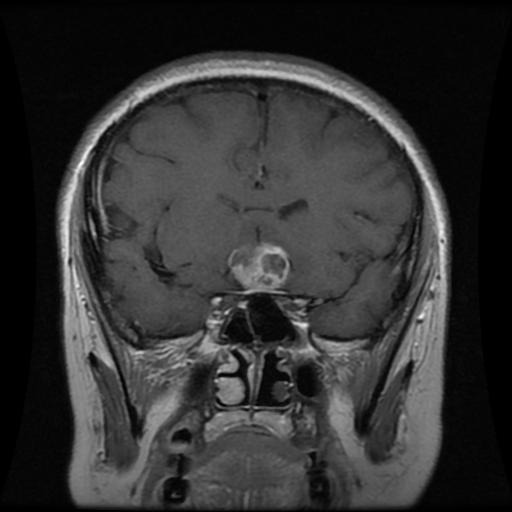
#> input picture Img-01.jpg, 512 x 512 px
$ python 'Case 1.py'
#> lines starting #> are read from the running program, lines starting #| are printed output that depends on the picture
import cv2
import numpy as np
import matplotlib.pyplot as plt

# --- Load original image ---
image_path = "Img-01.jpg"
img = cv2.imread(image_path)
#> img is the input picture: shape (512, 512, 3); min 0, max 254, mean 50.1

if img is None:
    raise ValueError("Image not found. Check the file path.")

# --- Original RGB Image ---
plt.figure(figsize=(6,6))
plt.imshow(cv2.cvtColor(img, cv2.COLOR_BGR2RGB))
plt.title("Original RGB Image")
plt.axis("off")
plt.show()

# --- Check number of channels ---
if len(img.shape) == 2:
    channels = 1
else:
    channels = img.shape[2]
#> channels = 3
print("Number of channels:", channels)
#| Number of channels: 3

# --- Split and plot RGB channels ---
b, g, r = cv2.split(img)
print("Red channel shape:", r.shape)
#| Red channel shape: (512, 512)
print("Blue channel shape:", b.shape)
#| Blue channel shape: (512, 512)
print("Green channel shape:", g.shape)
#| Green channel shape: (512, 512)

plt.figure(figsize=(12, 4))

plt.subplot(1, 3, 1)
plt.imshow(r, cmap='Reds')
plt.title("Red Channel")
plt.axis("off")

plt.subplot(1, 3, 2)
plt.imshow(g, cmap='Greens')
plt.title("Green Channel")
plt.axis("off")

plt.subplot(1, 3, 3)
plt.imshow(b, cmap='Blues')
plt.title("Blue Channel")
plt.axis("off")

plt.show()

# --- Resize and Grayscale ---
img_resized = cv2.resize(img, (256, 256))
img_gray = cv2.cvtColor(img, cv2.COLOR_BGR2GRAY)
img_gray_norm = img_gray / 255.0  # normalize to 0-1

plt.figure(figsize=(12, 4))
plt.subplot(1, 3, 1)
plt.imshow(cv2.cvtColor(img, cv2.COLOR_BGR2RGB))
plt.title("Original RGB")
plt.axis("off")

plt.subplot(1, 3, 2)
plt.imshow(cv2.cvtColor(img_resized, cv2.COLOR_BGR2RGB))
plt.title("Resized RGB (256x256)")
plt.axis("off")

plt.subplot(1, 3, 3)
plt.imshow(img_gray, cmap='gray')
plt.title("Grayscale")
plt.axis("off")
plt.show()

# --- Data Augmentation (Color Images) ---
h, w = img.shape[:2]
#> h = 512; w = 512
center = (w // 2, h // 2)
#> center = (256, 256)

# Rotation
M_rot = cv2.getRotationMatrix2D(center, 30, 1.0)
img_rotated = cv2.warpAffine(img, M_rot, (w, h))
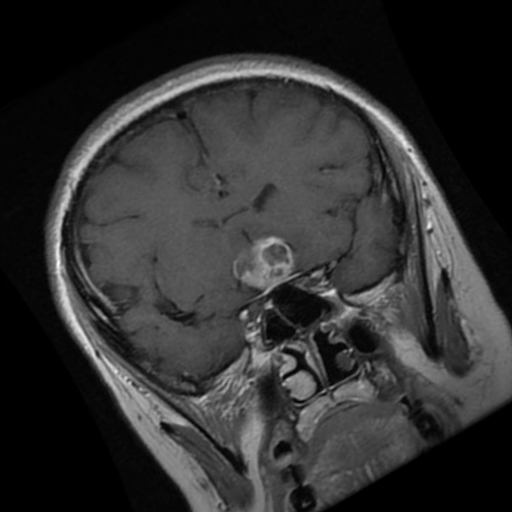
#> img_rotated: shape (512, 512, 3); min 0, max 252, mean 48.1

# Flip
img_flipped = cv2.flip(img, 1)
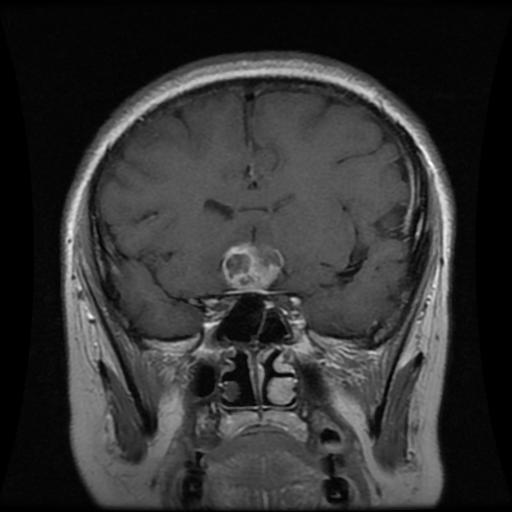
#> img_flipped: shape (512, 512, 3); min 0, max 254, mean 50.1

# Zoom
zoom_factor = 1.2
new_h, new_w = int(h*zoom_factor), int(w*zoom_factor)
#> new_h = 614; new_w = 614
img_zoomed = cv2.resize(img, (new_w, new_h))
start_x = (new_w - w) // 2
#> start_x = 51
start_y = (new_h - h) // 2
#> start_y = 51
img_zoomed = img_zoomed[start_y:start_y+h, start_x:start_x+w]
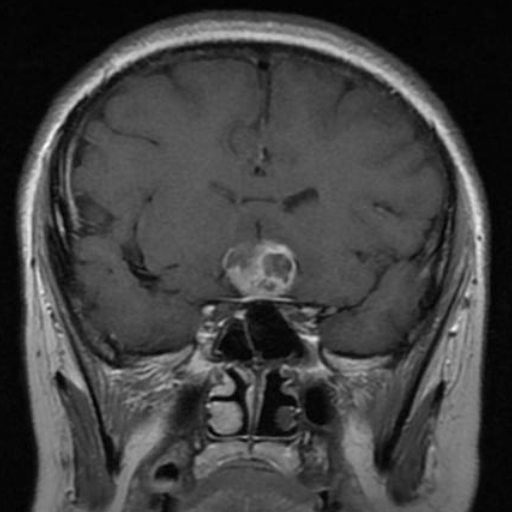
#> img_zoomed: shape (512, 512, 3); min 1, max 250, mean 65.3

# Translation
M_trans = np.float32([[1, 0, 30], [0, 1, 20]])
img_translated = cv2.warpAffine(img, M_trans, (w, h))
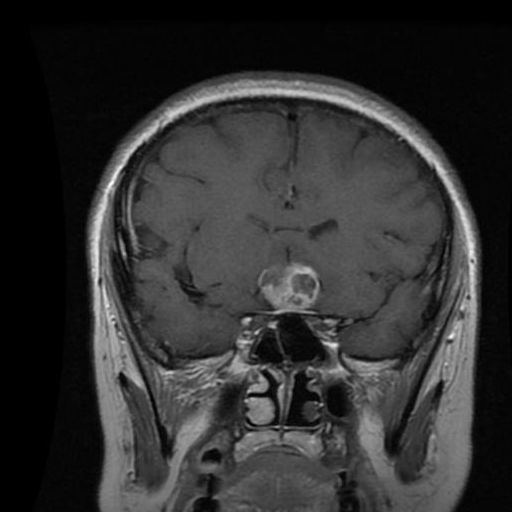
#> img_translated: shape (512, 512, 3); min 0, max 254, mean 48.5

# Brightness increase
img_hsv = cv2.cvtColor(img, cv2.COLOR_BGR2HSV).astype(np.float32)
img_hsv[:, :, 2] = np.clip(img_hsv[:, :, 2] * 1.3, 0, 255)
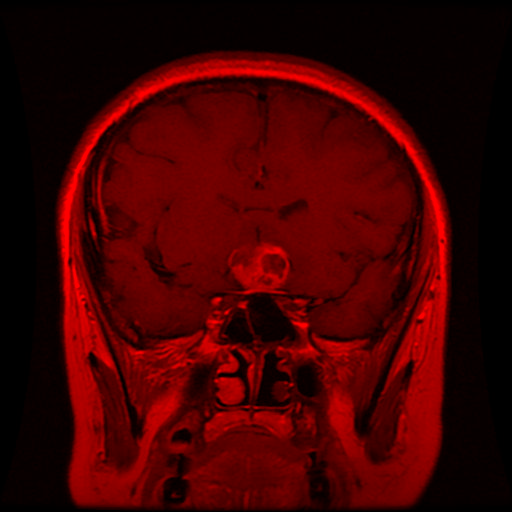
#> img_hsv: shape (512, 512, 3) float32; mean B, G, R 0, 0, 65
img_bright = cv2.cvtColor(img_hsv.astype(np.uint8), cv2.COLOR_HSV2BGR)
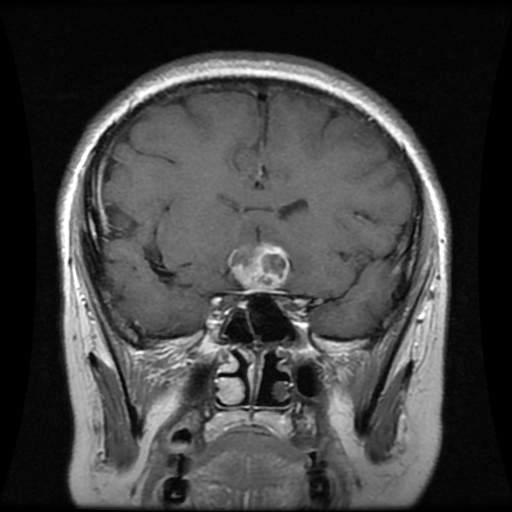
#> img_bright: shape (512, 512, 3); min 0, max 255, mean 64.6

# Display Augmented Color Images
plt.figure(figsize=(15, 6))
plt.subplot(2, 3, 1)
plt.imshow(cv2.cvtColor(img, cv2.COLOR_BGR2RGB))
plt.title("Original")
plt.axis("off")

plt.subplot(2, 3, 2)
plt.imshow(cv2.cvtColor(img_rotated, cv2.COLOR_BGR2RGB))
plt.title("Rotated")
plt.axis("off")

plt.subplot(2, 3, 3)
plt.imshow(cv2.cvtColor(img_flipped, cv2.COLOR_BGR2RGB))
plt.title("Flipped")
plt.axis("off")

plt.subplot(2, 3, 4)
plt.imshow(cv2.cvtColor(img_zoomed, cv2.COLOR_BGR2RGB))
plt.title("Zoomed")
plt.axis("off")

plt.subplot(2, 3, 5)
plt.imshow(cv2.cvtColor(img_translated, cv2.COLOR_BGR2RGB))
plt.title("Translated")
plt.axis("off")

plt.subplot(2, 3, 6)
plt.imshow(cv2.cvtColor(img_bright, cv2.COLOR_BGR2RGB))
plt.title("Brightness Increased")
plt.axis("off")
plt.show()

# Noise Addition (Grayscale)
# Gaussian Noise
mean = 0
std_dev = 0.05
gaussian_noise = np.random.normal(mean, std_dev, img_gray_norm.shape)
img_gaussian = np.clip(img_gray_norm + gaussian_noise, 0, 1)
print("Gaussian noise added with mean=0 and std=0.05")

# Salt & Pepper Noise
prob = 0.02
img_sp = np.copy(img_gray_norm)
rand = np.random.rand(*img_gray_norm.shape)
img_sp[rand < (prob/2)] = 0
img_sp[rand > 1 - (prob/2)] = 1
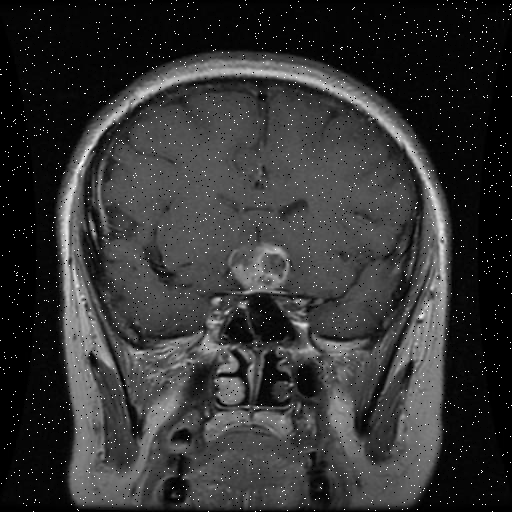
#> img_sp: shape (512, 512) float64; min 0, max 1, mean 0.202
print("Salt & Pepper noise added with probability=0.02")

# Speckle Noise
speckle_noise = np.random.normal(0, 0.1, img_gray_norm.shape)
img_speckle = np.clip(img_gray_norm + img_gray_norm * speckle_noise, 0, 1)
print("Speckle noise added with Gaussian factor std=0.1")

# Poisson Noise
img_poisson = np.random.poisson(img_gray) / 255.0
img_poisson = np.clip(img_poisson, 0, 1)
print("Poisson noise added")

# Uniform Noise
a, b = -0.1, 0.1
uniform_noise = np.random.uniform(a, b, img_gray_norm.shape)
img_uniform = np.clip(img_gray_norm + uniform_noise, 0, 1)
print("Uniform noise added with range [-0.1, 0.1]")

#  Display Noise Images
plt.figure(figsize=(15, 6))
plt.subplot(2, 3, 1)
plt.imshow(img_gray, cmap='gray')
plt.title("Original Grayscale")
plt.axis("off")

plt.subplot(2, 3, 2)
plt.imshow(img_gaussian, cmap='gray')
plt.title("Gaussian Noise")
plt.axis("off")

plt.subplot(2, 3, 3)
plt.imshow(img_sp, cmap='gray')
plt.title("Salt & Pepper Noise")
plt.axis("off")

plt.subplot(2, 3, 4)
plt.imshow(img_speckle, cmap='gray')
plt.title("Speckle Noise")
plt.axis("off")

plt.subplot(2, 3, 5)
plt.imshow(img_poisson, cmap='gray')
plt.title("Poisson Noise")
plt.axis("off")

plt.subplot(2, 3, 6)
plt.imshow(img_uniform, cmap='gray')
plt.title("Uniform Noise")
plt.axis("off")
plt.show()

# Filtration
# Convert normalized image to 0-255 uint8 for filtering
img_gaussian_uint8 = (img_gaussian * 255).astype(np.uint8)

#  Apply Gaussian Blur on Gaussian noise
img_gaussian_denoised = cv2.GaussianBlur(img_gaussian_uint8, (5, 5), 0)

# Apply Median Blur on Gaussian noise
img_median_denoised = cv2.medianBlur(img_gaussian_uint8, 5)


# Display the results
plt.figure(figsize=(15,5))

plt.subplot(1,3,1)
plt.imshow(img_gaussian, cmap='gray')
plt.title("Original Gaussian Noise")
plt.axis("off")

plt.subplot(1,3,2)
plt.imshow(img_gaussian_denoised, cmap='gray')
plt.title("After Gaussian Blur")
plt.axis("off")

plt.subplot(1,3,3)
plt.imshow(img_median_denoised, cmap='gray')
plt.title("After Median Blur")
plt.axis("off")

plt.show()

#  Gaussian Blur on Salt & Pepper Noise

# Convert normalized image to 0-255 uint8 (if needed)
img_sp_uint8 = (img_sp * 255).astype(np.uint8)  # skip if already uint8

# Apply Median Blur
median_filtered_sp = cv2.medianBlur(img_sp_uint8, 3)  # 3x3 kernel

# Display results
plt.figure(figsize=(10,5))
plt.subplot(1,2,1)
plt.imshow(img_sp, cmap='gray')
plt.title("Salt & Pepper Noise")
plt.axis("off")

plt.subplot(1,2,2)
plt.imshow(median_filtered_sp, cmap='gray')
plt.title("After Median Filter")
plt.axis("off")

plt.show()

# Gaussian Blur on Speckle noise
# Convert normalized image to uint8 (if needed)
img_speckle_uint8 = (img_speckle * 255).astype(np.uint8)

# Apply Gaussian Blur
speckle_filtered = cv2.GaussianBlur(img_speckle_uint8, (3, 3), 0)

# Display results
import matplotlib.pyplot as plt

plt.figure(figsize=(10,5))
plt.subplot(1,2,1)
plt.imshow(img_speckle, cmap='gray')
plt.title("Speckle Noise")
plt.axis("off")

plt.subplot(1,2,2)
plt.imshow(speckle_filtered, cmap='gray')
plt.title("After Gaussian Blur")
plt.axis("off")

plt.show()

#  Gaussian Blur on Poisson NOISE

# Convert normalized image to uint8 (if needed)
img_poisson_uint8 = (img_poisson * 255).astype(np.uint8)

# Apply Gaussian Blur
poisson_filtered = cv2.GaussianBlur(img_poisson_uint8, (3,3), 0)

# Display results
import matplotlib.pyplot as plt

plt.figure(figsize=(10,5))
plt.subplot(1,2,1)
plt.imshow(img_poisson, cmap='gray')
plt.title("Poisson Noise")
plt.axis("off")

plt.subplot(1,2,2)
plt.imshow(poisson_filtered, cmap='gray')
plt.title("After Gaussian Blur")
plt.axis("off")

plt.show()

# Gaussian blur on noisy image

img_noisy = np.clip(img_uniform , 0, 1)  # keep values in [0,1]

# Convert to uint8 for OpenCV functions
img_noisy_uint8 = (img_noisy * 255).astype(np.uint8)

# Apply Gaussian Blur
img_blurred = cv2.GaussianBlur(img_noisy_uint8, (5, 5), sigmaX=1)

# Plot the results

plt.figure(figsize=(15,5))

# Original
plt.subplot(1,3,1)
plt.imshow(img_gray, cmap='gray')
plt.title("Original Grayscale")
plt.axis("off")

# Noisy
plt.subplot(1,3,2)
plt.imshow(img_uniform, cmap='gray')
plt.title("Uniform Noise Added")
plt.axis("off")

# Gaussian Blur
plt.subplot(1,3,3)
plt.imshow(img_blurred, cmap='gray')
plt.title("Gaussian Blur on Noisy Image")
plt.axis("off")

plt.show()
